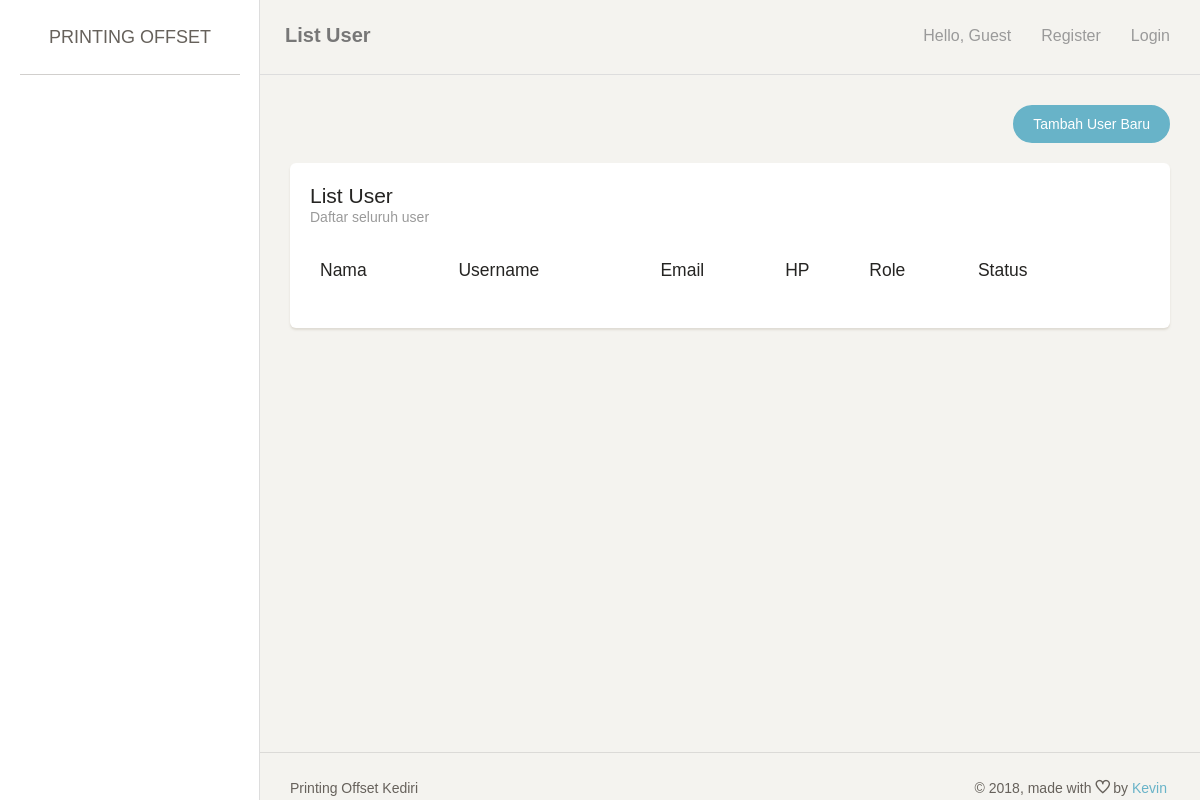
Before: /index.php/user with the older database file.
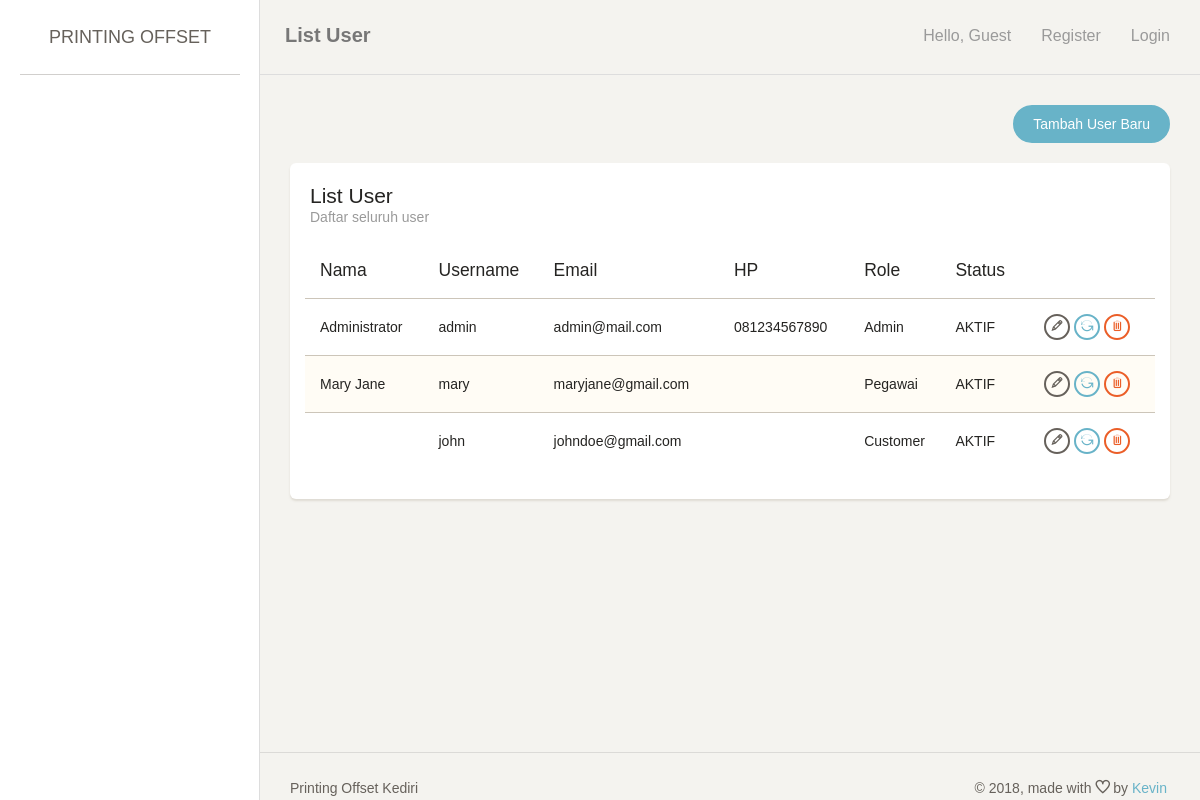
After: the same page with the newer database file.
### tables this page shows
CREATE TABLE `user` (
  `id_user` int(11) NOT NULL,
  `nama_user` varchar(255) DEFAULT NULL,
  `alamat_user` varchar(255) DEFAULT NULL,
  `no_hp` varchar(14) DEFAULT NULL,
  `email` varchar(255) DEFAULT NULL,
  `photo` varchar(255) DEFAULT NULL,
  `username` varchar(255) DEFAULT NULL,
  `password` varchar(255) DEFAULT NULL,
  `role` int(11) DEFAULT NULL,
  `is_active` smallint(6) DEFAULT NULL
);

### application/controllers/User.php (called while the page is built, shortened)
<?php
class User extends CI_Controller {
	public function index() {
		$this->lst();
	}
	public function lst() {
		if ($_SESSION['printer']['user']['role'] == 0){
			$data['page_title'] = 'List User';
			$data['page_note'] = 'Daftar seluruh user';
			$data['row'] = $this->MUser->getAll();
			$this->load->view('header', $data);
			$this->load->view('user_list', $data);
			$this->load->view('footer', $data);
		} else {
			redirect('login');
		}
	}
}

### index.php (called while the page is built, shortened)
<?php
require_once BASEPATH.'core/CodeIgniter.php';

### application/models/User_model.php (called while the page is built, shortened)
<?php
class User_model extends CI_Model {
	public function getAll() {
		return $this->db->get('user')->result_array();
	}
}

### application/views/user_list.php (the view, shortened to what this page needs)
<div class="content">
    <div class="container-fluid">
        <div class="row">
            <div class="col-md-12">
                <div align="right">
                    <a href="<?= site_url('user/add/'); ?>" class="btn btn-info btn-fill btn-wd">Tambah User Baru</a>
                </div>
                <br/>
                <div class="card">
                    <div class="header">
                        <h4 class="title"><?= $page_title; ?></h4>
                        <p class="category"><?= $page_note; ?></p>
                    </div>
                    <div class="content table-responsive">
                        <table id="myTable" class="table table-striped">
                            <thead><tr>
                                <th>Nama</th>
                                <th>Username</th>
                                <th>Email</th>
                                <th>HP</th>
                                <th>Role</th>
                                <th>Status</th>
                                <th></th>
                            </tr></thead>
                            <tbody>
                                <?php foreach ($row as $key => $value) {
                                    ?>
                                    <tr>
                                        <td><?= $value['nama_user']; ?></td>
                                        <td><?= $value['username']; ?></td>
                                        <td><?= $value['email']; ?></td>
                                        <td><?= $value['no_hp']; ?></td>
                                        <td>
                                            <?php if ($value['role'] == 0) echo 'Admin';
                                            else if ($value['role'] == 1) echo 'Pegawai';
                                            else echo 'Customer'; ?>
                                        </td>
                                        <td>
                                            <?php if ($value['is_active'] == 1) echo 'AKTIF';
                                            else echo 'NON-AKTIF'; ?>
                                        </td>
                                        <td align="center">
                                            <a href="<?= site_url('user/edit/'.$value['id_user']); ?>" class="btn btn-waning btn-xs"><span class="ti-pencil" title="Edit"></span></a>
                                            <?php if ($value['is_active']) { ?>
                                                <a href="<?= site_url('user/active/'.$value['id_user']); ?>" class="btn btn-info btn-xs"><span class="ti-reload" title="Deactivate"></span></a>
                                            <?php } else { ?>
                                                <?= form_hidden('status', 1); ?>
                                                <a href="<?= site_url('user/active/'.$value['id_user']); ?>" class="btn btn-info btn-xs"><span class="ti-reload" title="Activate"></span></a>
                                            <?php } ?>
                                            <a href="<?= site_url('user/delete/'.$value['id_user']); ?>" class="btn btn-danger btn-xs"><span class="ti-trash" title="Delete"></span></a>
                                        </td>
                                    </tr>
                                    <?php
                                } ?>
                            </tbody>
                        </table>
                    </div>
                </div>
            </div>
        </div>
    </div>
</div>

Changed rows visible on the page:
added user: nama_user "Administrator", username "admin", email "admin@mail.com", no_hp "081234567890", role "Admin", is_active "AKTIF"
added user: nama_user "Mary Jane", username "mary", email "maryjane@gmail.com", role "Pegawai", is_active "AKTIF"
added user: username "john", email "johndoe@gmail.com", role "Customer", is_active "AKTIF"
